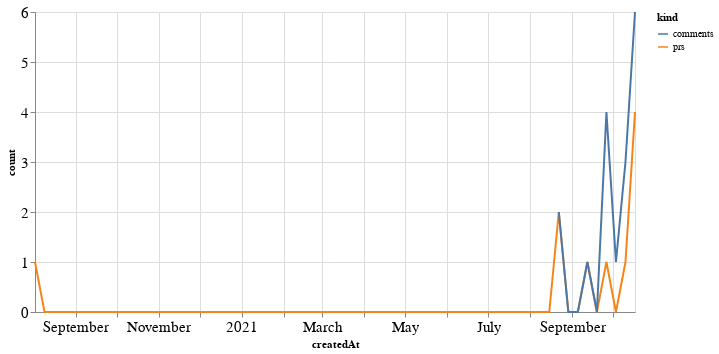

The notebook cell this image was saved under:
### Code cell
alt.Chart(total_time, width=600).mark_line().encode(
    x='createdAt',
    y='count',
    color='kind'
)

### Figure 1 — Vega-Lite specification as saved in the notebook (floating-point values rounded to 4 significant figures)
{"config": {"axisLeft": {"labelFontSize": 15}, "axisBottom": {"labelFontSize": 15}}, "data": {"name": "data-d07d7e9618edd0c3903a903ce128dfaa"}, "mark": "line", "encoding": {"color": {"type": "nominal", "field": "kind"}, "x": {"type": "temporal", "field": "createdAt"}, "y": {"type": "quantitative", "field": "count"}}, "width": 600, "$schema": "https://vega.github.io/schema/vega-lite/v4.8.1.json", "datasets": {"data-d07d7e9618edd0c3903a903ce128dfaa": [{"createdAt": "2020-08-02T00:00:00", "kind": "prs", "count": 1.0}, {"createdAt": "2020-08-09T00:00:00", "kind": "prs", "count": 0.0}, {"createdAt": "2020-08-16T00:00:00", "kind": "prs", "count": 0.0}, {"createdAt": "2020-08-23T00:00:00", "kind": "prs", "count": 0.0}, {"createdAt": "2020-08-30T00:00:00", "kind": "prs", "count": 0.0}, {"createdAt": "2020-09-06T00:00:00", "kind": "prs", "count": 0.0}, {"createdAt": "2020-09-13T00:00:00", "kind": "prs", "count": 0.0}, {"createdAt": "2020-09-20T00:00:00", "kind": "prs", "count": 0.0}, {"createdAt": "2020-09-27T00:00:00", "kind": "prs", "count": 0.0}, {"createdAt": "2020-10-04T00:00:00", "kind": "prs", "count": 0.0}, {"createdAt": "2020-10-11T00:00:00", "kind": "prs", "count": 0.0}, {"createdAt": "2020-10-18T00:00:00", "kind": "prs", "count": 0.0}, {"createdAt": "2020-10-25T00:00:00", "kind": "prs", "count": 0.0}, {"createdAt": "2020-11-01T00:00:00", "kind": "prs", "count": 0.0}, {"createdAt": "2020-11-08T00:00:00", "kind": "prs", "count": 0.0}, {"createdAt": "2020-11-15T00:00:00", "kind": "prs", "count": 0.0}, {"createdAt": "2020-11-22T00:00:00", "kind": "prs", "count": 0.0}, {"createdAt": "2020-11-29T00:00:00", "kind": "prs", "count": 0.0}, {"createdAt": "2020-12-06T00:00:00", "kind": "prs", "count": 0.0}, {"createdAt": "2020-12-13T00:00:00", "kind": "prs", "count": 0.0}, {"createdAt": "2020-12-20T00:00:00", "kind": "prs", "count": 0.0}, {"createdAt": "2020-12-27T00:00:00", "kind": "prs", "count": 0.0}, {"createdAt": "2021-01-03T00:00:00", "kind": "prs", "count": 0.0}, {"createdAt": "2021-01-10T00:00:00", "kind": "prs", "count": 0.0}, {"createdAt": "2021-01-17T00:00:00", "kind": "prs", "count": 0.0}, {"createdAt": "2021-01-24T00:00:00", "kind": "prs", "count": 0.0}, {"createdAt": "2021-01-31T00:00:00", "kind": "prs", "count": 0.0}, {"createdAt": "2021-02-07T00:00:00", "kind": "prs", "count": 0.0}, {"createdAt": "2021-02-14T00:00:00", "kind": "prs", "count": 0.0}, {"createdAt": "2021-02-21T00:00:00", "kind": "prs", "count": 0.0}, {"createdAt": "2021-02-28T00:00:00", "kind": "prs", "count": 0.0}, {"createdAt": "2021-03-07T00:00:00", "kind": "prs", "count": 0.0}, {"createdAt": "2021-03-14T00:00:00", "kind": "prs", "count": 0.0}, {"createdAt": "2021-03-21T00:00:00", "kind": "prs", "count": 0.0}, {"createdAt": "2021-03-28T00:00:00", "kind": "prs", "count": 0.0}, {"createdAt": "2021-04-04T00:00:00", "kind": "prs", "count": 0.0}, {"createdAt": "2021-04-11T00:00:00", "kind": "prs", "count": 0.0}, {"createdAt": "2021-04-18T00:00:00", "kind": "prs", "count": 0.0}, {"createdAt": "2021-04-25T00:00:00", "kind": "prs", "count": 0.0}, {"createdAt": "2021-05-02T00:00:00", "kind": "prs", "count": 0.0}, {"createdAt": "2021-05-09T00:00:00", "kind": "prs", "count": 0.0}, {"createdAt": "2021-05-16T00:00:00", "kind": "prs", "count": 0.0}, {"createdAt": "2021-05-23T00:00:00", "kind": "prs", "count": 0.0}, {"createdAt": "2021-05-30T00:00:00", "kind": "prs", "count": 0.0}, {"createdAt": "2021-06-06T00:00:00", "kind": "prs", "count": 0.0}, {"createdAt": "2021-06-13T00:00:00", "kind": "prs", "count": 0.0}, {"createdAt": "2021-06-20T00:00:00", "kind": "prs", "count": 0.0}, {"createdAt": "2021-06-27T00:00:00", "kind": "prs", "count": 0.0}, {"createdAt": "2021-07-04T00:00:00", "kind": "prs", "count": 0.0}, {"createdAt": "2021-07-11T00:00:00", "kind": "prs", "count": 0.0}, {"createdAt": "2021-07-18T00:00:00", "kind": "prs", "count": 0.0}, {"createdAt": "2021-07-25T00:00:00", "kind": "prs", "count": 0.0}, {"createdAt": "2021-08-01T00:00:00", "kind": "prs", "count": 0.0}, {"createdAt": "2021-08-08T00:00:00", "kind": "prs", "count": 0.0}, {"createdAt": "2021-08-15T00:00:00", "kind": "prs", "count": 0.0}, {"createdAt": "2021-08-22T00:00:00", "kind": "prs", "count": 2.0}, {"createdAt": "2021-08-29T00:00:00", "kind": "prs", "count": 0.0}, {"createdAt": "2021-09-05T00:00:00", "kind": "prs", "count": 0.0}, {"createdAt": "2021-09-12T00:00:00", "kind": "prs", "count": 1.0}, {"createdAt": "2021-09-19T00:00:00", "kind": "prs", "count": 0.0}, {"createdAt": "2021-09-26T00:00:00", "kind": "prs", "count": 1.0}, {"createdAt": "2021-10-03T00:00:00", "kind": "prs", "count": 0.0}, {"createdAt": "2021-10-10T00:00:00", "kind": "prs", "count": 1.0}, {"createdAt": "2021-10-17T00:00:00", "kind": "prs", "count": 4.0}, {"createdAt": "2020-08-02T00:00:00", "kind": "comments", "count": null}, {"createdAt": "2020-08-09T00:00:00", "kind": "comments", "count": null}, {"createdAt": "2020-08-16T00:00:00", "kind": "comments", "count": null}, {"createdAt": "2020-08-23T00:00:00", "kind": "comments", "count": null}, {"createdAt": "2020-08-30T00:00:00", "kind": "comments", "count": null}, {"createdAt": "2020-09-06T00:00:00", "kind": "comments", "count": null}, {"createdAt": "2020-09-13T00:00:00", "kind": "comments", "count": null}, {"createdAt": "2020-09-20T00:00:00", "kind": "comments", "count": null}, {"createdAt": "2020-09-27T00:00:00", "kind": "comments", "count": null}, {"createdAt": "2020-10-04T00:00:00", "kind": "comments", "count": null}, {"createdAt": "2020-10-11T00:00:00", "kind": "comments", "count": null}, {"createdAt": "2020-10-18T00:00:00", "kind": "comments", "count": null}, {"createdAt": "2020-10-25T00:00:00", "kind": "comments", "count": null}, {"createdAt": "2020-11-01T00:00:00", "kind": "comments", "count": null}, {"createdAt": "2020-11-08T00:00:00", "kind": "comments", "count": null}, {"createdAt": "2020-11-15T00:00:00", "kind": "comments", "count": null}, {"createdAt": "2020-11-22T00:00:00", "kind": "comments", "count": null}, {"createdAt": "2020-11-29T00:00:00", "kind": "comments", "count": null}, {"createdAt": "2020-12-06T00:00:00", "kind": "comments", "count": null}, {"createdAt": "2020-12-13T00:00:00", "kind": "comments", "count": null}, {"createdAt": "2020-12-20T00:00:00", "kind": "comments", "count": null}, {"createdAt": "2020-12-27T00:00:00", "kind": "comments", "count": null}, {"createdAt": "2021-01-03T00:00:00", "kind": "comments", "count": null}, {"createdAt": "2021-01-10T00:00:00", "kind": "comments", "count": null}, {"createdAt": "2021-01-17T00:00:00", "kind": "comments", "count": null}, {"createdAt": "2021-01-24T00:00:00", "kind": "comments", "count": null}, {"createdAt": "2021-01-31T00:00:00", "kind": "comments", "count": null}, {"createdAt": "2021-02-07T00:00:00", "kind": "comments", "count": null}, {"createdAt": "2021-02-14T00:00:00", "kind": "comments", "count": null}, {"createdAt": "2021-02-21T00:00:00", "kind": "comments", "count": null}, {"createdAt": "2021-02-28T00:00:00", "kind": "comments", "count": null}, {"createdAt": "2021-03-07T00:00:00", "kind": "comments", "count": null}, {"createdAt": "2021-03-14T00:00:00", "kind": "comments", "count": null}, {"createdAt": "2021-03-21T00:00:00", "kind": "comments", "count": null}, {"createdAt": "2021-03-28T00:00:00", "kind": "comments", "count": null}, {"createdAt": "2021-04-04T00:00:00", "kind": "comments", "count": null}, {"createdAt": "2021-04-11T00:00:00", "kind": "comments", "count": null}, {"createdAt": "2021-04-18T00:00:00", "kind": "comments", "count": null}, {"createdAt": "2021-04-25T00:00:00", "kind": "comments", "count": null}, {"createdAt": "2021-05-02T00:00:00", "kind": "comments", "count": null}, {"createdAt": "2021-05-09T00:00:00", "kind": "comments", "count": null}, {"createdAt": "2021-05-16T00:00:00", "kind": "comments", "count": null}, {"createdAt": "2021-05-23T00:00:00", "kind": "comments", "count": null}, {"createdAt": "2021-05-30T00:00:00", "kind": "comments", "count": null}, {"createdAt": "2021-06-06T00:00:00", "kind": "comments", "count": null}, {"createdAt": "2021-06-13T00:00:00", "kind": "comments", "count": null}, {"createdAt": "2021-06-20T00:00:00", "kind": "comments", "count": null}, {"createdAt": "2021-06-27T00:00:00", "kind": "comments", "count": null}, {"createdAt": "2021-07-04T00:00:00", "kind": "comments", "count": null}, {"createdAt": "2021-07-11T00:00:00", "kind": "comments", "count": null}, {"createdAt": "2021-07-18T00:00:00", "kind": "comments", "count": null}, {"createdAt": "2021-07-25T00:00:00", "kind": "comments", "count": null}, {"createdAt": "2021-08-01T00:00:00", "kind": "comments", "count": null}, {"createdAt": "2021-08-08T00:00:00", "kind": "comments", "count": null}, {"createdAt": "2021-08-15T00:00:00", "kind": "comments", "count": null}, {"createdAt": "2021-08-22T00:00:00", "kind": "comments", "count": 2.0}, {"createdAt": "2021-08-29T00:00:00", "kind": "comments", "count": 0.0}, {"createdAt": "2021-09-05T00:00:00", "kind": "comments", "count": 0.0}, {"createdAt": "2021-09-12T00:00:00", "kind": "comments", "count": 1.0}, {"createdAt": "2021-09-19T00:00:00", "kind": "comments", "count": 0.0}, {"createdAt": "2021-09-26T00:00:00", "kind": "comments", "count": 4.0}, {"createdAt": "2021-10-03T00:00:00", "kind": "comments", "count": 1.0}, {"createdAt": "2021-10-10T00:00:00", "kind": "comments", "count": 3.0}, {"createdAt": "2021-10-17T00:00:00", "kind": "comments", "count": 6.0}]}}
